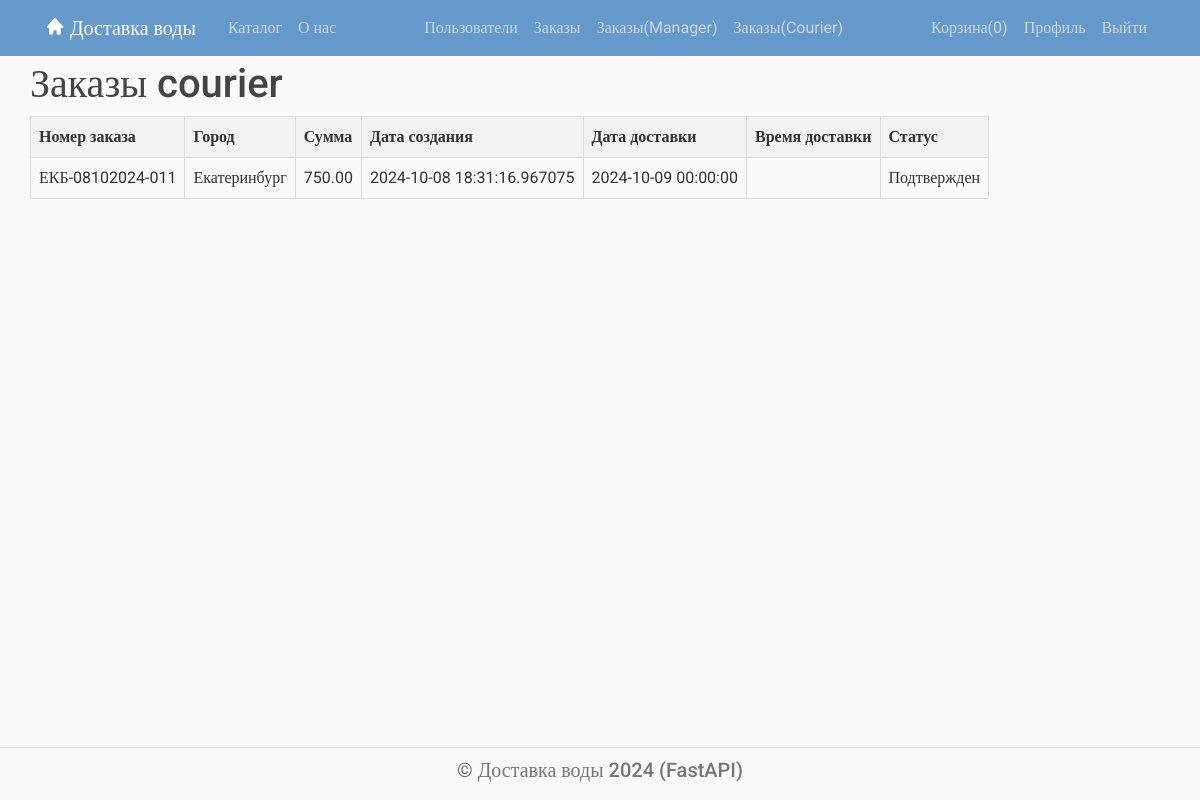
The app's page /order/list (signed in) with its own data.
### models/user.py (models this page shows, shortened)
class User(Base):
    __tablename__ = 'users'
    id = Column(Integer, primary_key=True, index=True)
    username = Column(String, nullable=False)
    email = Column(String, unique=True, index=True, nullable=False)
    password = Column(String, nullable=False)  # пароль
    is_active = Column(Boolean, default=True)
    is_admin = Column(Boolean, default=False)
    profile = relationship('Profile', foreign_keys=[Profile.user_id], back_populates='user', uselist=False)  # профиль
    orders = relationship('Order', foreign_keys=[Order.user_id], back_populates='user')
    managed_orders = relationship('Order', foreign_keys=[Order.manager_id], back_populates='manager')
    courier_orders = relationship('Order', foreign_keys=[Order.courier_id], back_populates='courier')

### models/order.py (models this page shows, shortened)
class Order(Base):
    __tablename__ = "orders"
    id = Column(Integer, primary_key=True, index=True)
    number = Column(String)
    customer_name = Column(String)
    customer_email = Column(String)
    customer_phone = Column(String)
    address = Column(String)
    delivery_date = Column(DateTime)
    items = Column(String)
    total_price = Column(DECIMAL(10, 2), default=0.00)
    created_at = Column(DateTime, default=datetime.now())
    is_new = Column(Boolean, default=True)
    is_confirmed = Column(Boolean, default=False)
    confirmed_at = Column(DateTime, default=None)
    is_delivered = Column(Boolean, default=False)
    is_delivered_time = Column(DateTime, default=None)
    is_canceled = Column(Boolean, default=False)
    city_id = Column(Integer, ForeignKey('cities.id'), nullable=False)
    city = relationship('City', back_populates='orders')
    user_id = Column(Integer, ForeignKey('users.id'), nullable=False, index=True)
    user = relationship('User', foreign_keys=[user_id], back_populates='orders')
    manager_id = Column(Integer, ForeignKey('users.id'), nullable=True)
    courier_id = Column(Integer, ForeignKey('users.id'), nullable=True)
    manager = relationship('User', foreign_keys=[manager_id], back_populates='managed_orders')
    courier = relationship('User', foreign_keys=[courier_id], back_populates='courier_orders')

### models/sprav.py (models this page shows)
class City(Base):
    __tablename__ = "cities"
    id = Column(Integer, primary_key=True, index=True)
    name = Column(String, index=True)
    abbreviation = Column(String, index=True)
    orders = relationship('Order', back_populates='city')
    profiles = relationship('Profile', back_populates='city')

### routers/order.py (the view)
@router.get("/list")
async def all_orders(request: Request, db: Session = Depends(get_db)):
    user = get_current_user(request, db)
    orders = db.scalars(select(Order).where(Order.user_id == user.id))
    context = {
        'title': 'Заказы',
        'orders': orders,
        'cart_items_count': request.session.get("cart_items_count", 0),
        'user': user
    }
    return templates.TemplateResponse(request, "/order/orders.html", context)

### templates/order/orders.html (shortened to what this page needs)
{% extends "main.html" %}
{% block content %}
<div class="container">
    <h1>Заказы {{ user.username }}</h1>
    {% if user.is_authenticated() %}
    <table>
        <thead>
        <tr>
            <th>Номер заказа</th>
            <th>Город</th>
            <th>Сумма</th>
            <th>Дата создания</th>
            <th>Дата доставки</th>
            <th>Время доставки</th>
            <th>Статус</th>
        </tr>
        </thead>
        <tbody>
        {% for order in orders %}
        <tr>
            <td class="{% if order.is_canceled %}canceled{% endif %}">{{ order.number }}</td>
            <td>{{ order.city.name }}</td>
            <td>{{ order.total_price }}</td>
            <td>{{ order.created_at }}</td>
            <td>{{ order.delivery_date }}</td>
            <td>{% if order.is_delivered %}{{ order.is_delivered_time }}{% endif %}</td>
            <td>{% if order.is_new %}Новый{% endif %}
                {% if order.is_confirmed %}Подтвержден{% endif %}
            </td>
        </tr>
        {% endfor %}
        </tbody>
    </table>
    {% else %}
    <p>Чтобы обрабатывать заказы, вам необходимо <a href="/user/login">войти</a>.</p>
    {% endif %}
</div>
{% endblock %}

### static/styles.css (style rules this page uses)
body { margin:0; padding:0; background: #fafafa; color: #333333; margin-top: 5rem; font-family:Roboto; }
h1, h2, h3, h4, h5, h6 { color: #444444; }

### templates/main.html (style rules this page uses)
body { display: flex; flex-direction: column; min-height: 100vh; margin: 0; }

### templates/order/orders.html (style rules this page uses)
table { width: 100%; border-collapse: collapse; }
th, td { border: 1px solid #ddd; padding: 8px; text-align: left; white-space: nowrap; }
th { background-color: #f2f2f2; }
th:nth-child(1), td:nth-child(1) { width: 150px; }
th:nth-child(5), td:nth-child(5) { width: 100px; }

### records on screen
User: username "courier"
Order: number "ЕКБ-08102024-011", city.name "Екатеринбург", total_price "750.00", created_at "2024-10-08 18:31:16.967075", delivery_date "2024-10-09 00:00:00", is_confirmed "Подтвержден"

### other values on screen
{{ cart_items_count }} "0"
